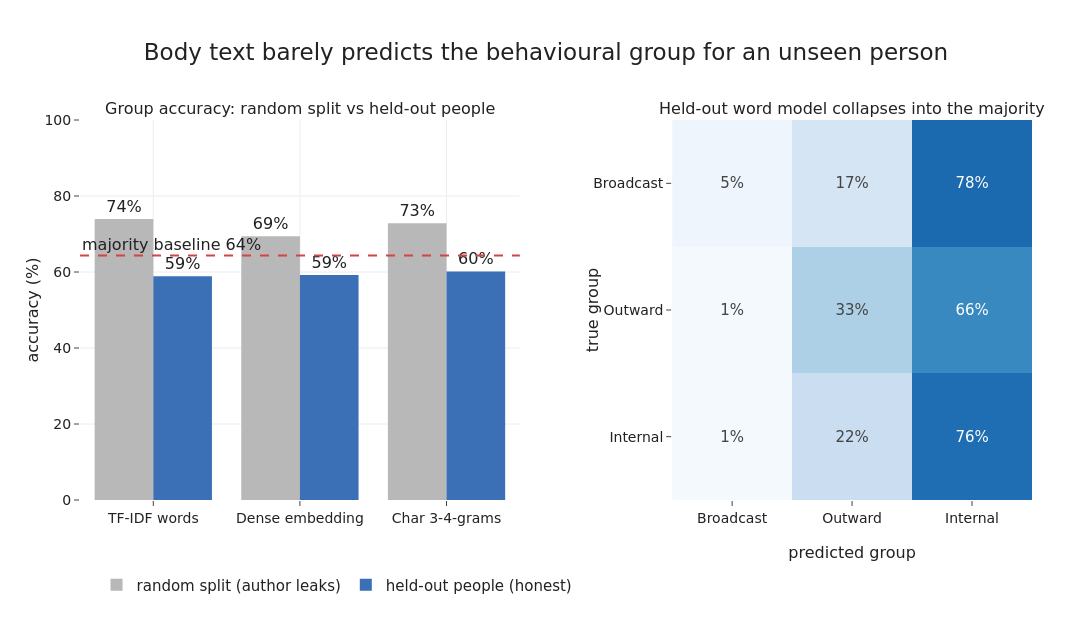

Notebook code for this chart:
### Markdown cell above
## Question 1: which behavioural group wrote this mail?

Here is the trap the evaluation has to avoid. If we split messages at random,
the same person lands in both the training and the test set, so a model can
recognise the *author* from their words and then look up which group that author
belongs to - scoring high without learning anything about the group itself. The
honest test holds out whole **people**: every author in the test fold is unseen
during training (a grouped 5-fold). The left panel shows both, for each
representation, against the majority baseline of always guessing the internal
group.

The gap is the finding. On a random split every representation looks strong; on
held-out people they all collapse to roughly the majority baseline. The right
panel shows why - the confusion matrix for the held-out word model pulls almost
everything into the internal majority, dissolving the two small groups. Topic
words, the dense embedding and character style all behave the same way: for a
person the model has never read before, the body does not reveal the behavioural
role. The group is a property of *who you write to and how widely*, and that
structure barely surfaces in the words themselves.

### Code cell
maj = pd.Series(ygrp).value_counts(normalize=True).max()
rand_acc, grp_acc = {}, {}
for name, Xr in REPS.items():
    pr_r = cross_val_predict(LinearSVC(C=1), Xr, ygrp, n_jobs=-1,
                             cv=StratifiedKFold(5, shuffle=True, random_state=0))
    pr_g = cross_val_predict(LinearSVC(C=1), Xr, ygrp, n_jobs=-1,
                             groups=persons, cv=GroupKFold(5))
    rand_acc[name] = accuracy_score(ygrp, pr_r)
    grp_acc[name] = accuracy_score(ygrp, pr_g)
    if name == "TF-IDF words":
        held_pred = pr_g
print("majority baseline:", round(maj, 3))
print("random split:    ", {k: round(v, 3) for k, v in rand_acc.items()})
print("held-out people: ", {k: round(v, 3) for k, v in grp_acc.items()})

cm = confusion_matrix(ygrp, held_pred, labels=GROUPS, normalize="true") * 100
fig = make_subplots(rows=1, cols=2, column_widths=[0.55, 0.45], horizontal_spacing=0.16,
    subplot_titles=["Group accuracy: random split vs held-out people",
                    "Held-out word model collapses into the majority"])
reps = list(REPS)
fig.add_trace(go.Bar(x=reps, y=[rand_acc[r] * 100 for r in reps], name="random split (author leaks)",
    marker_color=GREY, text=[f"{rand_acc[r]:.0%}" for r in reps], textposition="outside"), row=1, col=1)
fig.add_trace(go.Bar(x=reps, y=[grp_acc[r] * 100 for r in reps], name="held-out people (honest)",
    marker_color=BLUE, text=[f"{grp_acc[r]:.0%}" for r in reps], textposition="outside"), row=1, col=1)
fig.add_hline(y=maj * 100, line=dict(color=RED, dash="dash"), row=1, col=1,
    annotation_text=f"majority baseline {maj:.0%}", annotation_position="top left")
fig.update_yaxes(title_text="accuracy (%)", range=[0, 100], row=1, col=1)
gl = [SHORT[g] for g in GROUPS]
fig.add_trace(go.Heatmap(z=cm, x=gl, y=gl, colorscale="Blues", zmin=0, zmax=100,
    text=np.round(cm).astype(int), texttemplate="%{text}%", showscale=False,
    textfont=dict(size=15)), row=1, col=2)
fig.update_xaxes(title_text="predicted group", row=1, col=2)
fig.update_yaxes(title_text="true group", autorange="reversed", row=1, col=2)
fig.update_layout(title="Body text barely predicts the behavioural group for an unseen person",
    barmode="group", legend=dict(orientation="h", y=-0.18, x=0.27, xanchor="center"))
save_fig(fig, "w6_1_group_prediction.png", w=1260, h=620,
         margin=dict(l=80, r=60, t=120, b=120))

### Figure 1 — Plotly figure (JSON) as saved in the notebook; plotly's stock layout.template omitted (floating-point values rounded to 4 significant figures)
{"data": [{"marker": {"color": "#b8b8b8"}, "name": "random split (author leaks)", "text": ["74%", "69%", "73%"], "textposition": "outside", "type": "bar", "x": ["TF-IDF words", "Dense embedding", "Char 3-4-grams"], "xaxis": "x", "y": [73.98, 69.42, 72.82], "yaxis": "y"}, {"marker": {"color": "#3b6fb6"}, "name": "held-out people (honest)", "text": ["59%", "59%", "60%"], "textposition": "outside", "type": "bar", "x": ["TF-IDF words", "Dense embedding", "Char 3-4-grams"], "xaxis": "x", "y": [58.88, 59.22, 60.13], "yaxis": "y"}, {"colorscale": [[0.0, "rgb(247,251,255)"], [0.125, "rgb(222,235,247)"], [0.25, "rgb(198,219,239)"], [0.375, "rgb(158,202,225)"], [0.5, "rgb(107,174,214)"], [0.625, "rgb(66,146,198)"], [0.75, "rgb(33,113,181)"], [0.875, "rgb(8,81,156)"], [1.0, "rgb(8,48,107)"]], "showscale": false, "text": [[5, 17, 78], [1, 33, 66], [1, 22, 76]], "textfont": {"size": 15}, "texttemplate": "%{text}%", "type": "heatmap", "x": ["Broadcast", "Outward", "Internal"], "xaxis": "x2", "y": ["Broadcast", "Outward", "Internal"], "yaxis": "y2", "z": [[4.688, 17.29, 78.02], [1.37, 32.74, 65.89], [1.456, 22.48, 76.06]], "zmax": 100, "zmin": 0}], "layout": {"annotations": [{"font": {"size": 16}, "showarrow": false, "text": "Group accuracy: random split vs held-out people", "x": 0.231, "xanchor": "center", "xref": "paper", "y": 1.0, "yanchor": "bottom", "yref": "paper"}, {"font": {"size": 16}, "showarrow": false, "text": "Held-out word model collapses into the majority", "x": 0.811, "xanchor": "center", "xref": "paper", "y": 1.0, "yanchor": "bottom", "yref": "paper"}, {"showarrow": false, "text": "majority baseline 64%", "x": 0, "xanchor": "left", "xref": "x domain", "y": 64.33, "yanchor": "bottom", "yref": "y"}], "barmode": "group", "height": 620, "legend": {"orientation": "h", "x": 0.27, "xanchor": "center", "y": -0.18}, "margin": {"b": 120, "l": 80, "r": 60, "t": 120}, "shapes": [{"line": {"color": "#d04545", "dash": "dash"}, "type": "line", "x0": 0, "x1": 1, "xref": "x domain", "y0": 64.33, "y1": 64.33, "yref": "y"}], "title": {"text": "Body text barely predicts the behavioural group for an unseen person"}, "width": 1260, "xaxis": {"anchor": "y", "domain": [0.0, 0.462]}, "xaxis2": {"anchor": "y2", "domain": [0.622, 1.0], "title": {"text": "predicted group"}}, "yaxis": {"anchor": "x", "domain": [0.0, 1.0], "range": [0, 100], "title": {"text": "accuracy (%)"}}, "yaxis2": {"anchor": "x2", "autorange": "reversed", "domain": [0.0, 1.0], "title": {"text": "true group"}}}}
